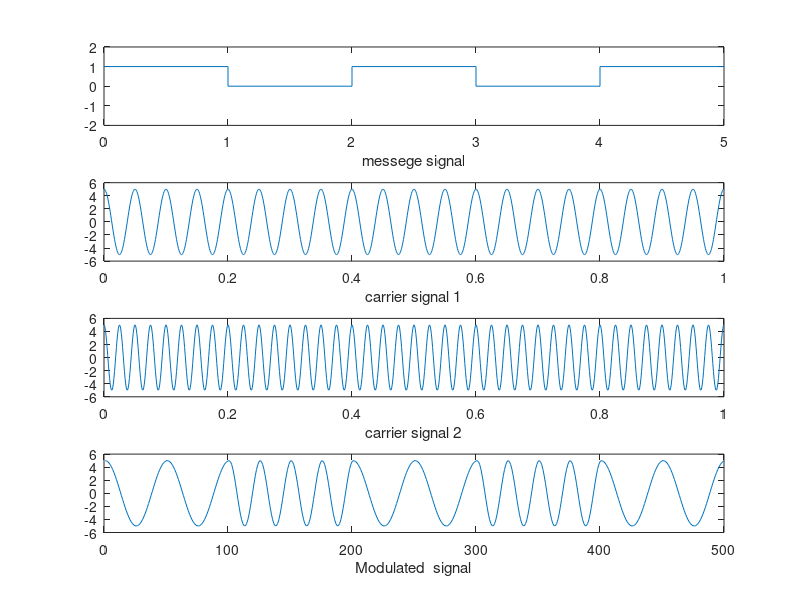

The MATLAB script that drew this image:
load in.txt

m= in

l = length(m);

x1=[];
y=[];
for i= 1:l
    x1=[x1 i-1 i];
    if( m(i) == 0 )
        y = [ y 0 0];
    else 
        y = [ y 1 1];
    end
end;

subplot(4,1,1)
plot(x1,y), axis ([0,l, -2, 2]);
xlabel('messege signal');

A= 5;
fc=20;
t= 0:0.001:1;
y1 = A * cos( 2 * pi * fc * t);

subplot(4,1,2);
plot (t,y1);
xlabel('carrier signal 1');


y2 = A * cos( 4 * pi * fc * t);
subplot(4,1,3);
plot (t,y2);
xlabel('carrier signal 2');

k=0;
y3=[];
for i= 1:l
    if( m(i) == 0 )
       for j= 1 : 100
           k = k+1;
           y3=[y3 y2(k)];
       end
    else 
        for j = 1 : 100
        k = k+1;
        y3 = [y3 y1(k)];
        end
    end
end;

subplot(4, 1, 4);
plot(y3)
xlabel('Modulated  signal');
